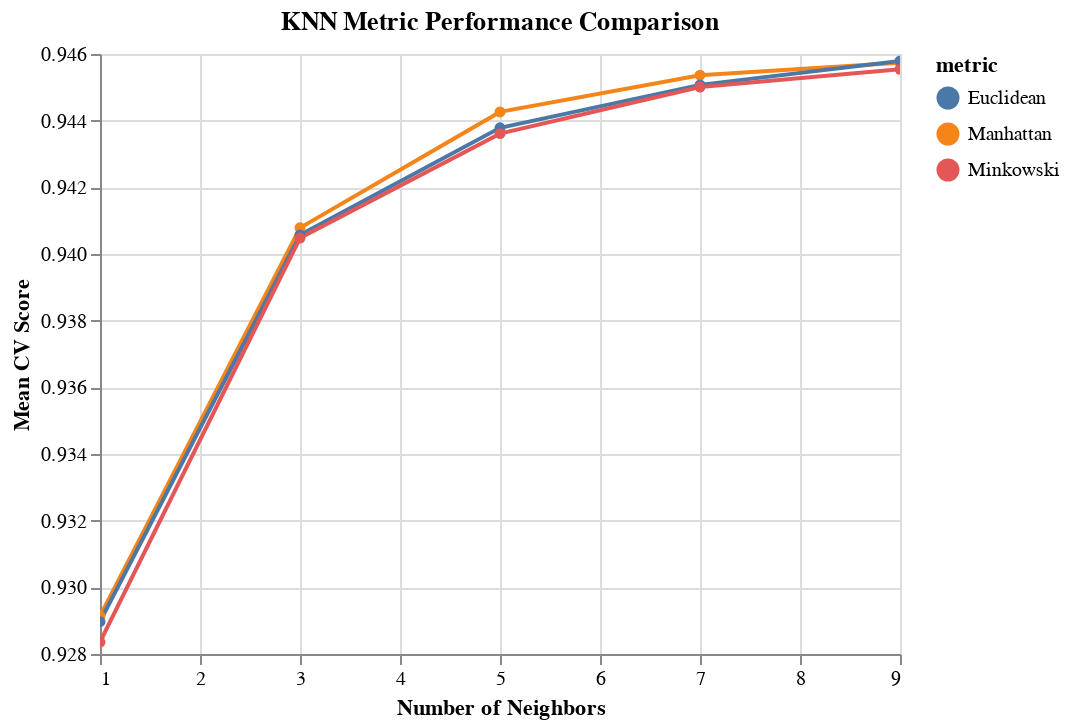

This figure's notebook cell:
### Code cell
import altair as alt
alt.renderers.enable('html')

alt.Chart(results_KNN, 
          title='KNN Metric Performance Comparison'
         ).mark_line(point=True).encode(
    alt.X('n_neighbors', title='Number of Neighbors'),
    alt.Y('Validation_acc', title='Mean CV Score', scale=alt.Scale(zero=False)),
    color='metric'
).interactive()

### Figure 1 — Vega-Lite specification as saved in the notebook (floating-point values rounded to 4 significant figures)
{"config": {"view": {"continuousWidth": 400, "continuousHeight": 300}}, "data": {"name": "data-0b45ff333475945cfe8a7904f904d084"}, "mark": {"type": "line", "point": true}, "encoding": {"color": {"type": "nominal", "field": "metric"}, "x": {"type": "quantitative", "field": "n_neighbors", "title": "Number of Neighbors"}, "y": {"type": "quantitative", "field": "Validation_acc", "scale": {"zero": false}, "title": "Mean CV Score"}}, "selection": {"selector001": {"type": "interval", "bind": "scales", "encodings": ["x", "y"]}}, "title": "KNN Metric Performance Comparison", "$schema": "https://vega.github.io/schema/vega-lite/v4.8.1.json", "datasets": {"data-0b45ff333475945cfe8a7904f904d084": [{"n_neighbors": 1, "p": 1, "Validation_acc": 0.9291, "metric": "Manhattan"}, {"n_neighbors": 1, "p": 2, "Validation_acc": 0.929, "metric": "Euclidean"}, {"n_neighbors": 1, "p": 5, "Validation_acc": 0.9284, "metric": "Minkowski"}, {"n_neighbors": 3, "p": 1, "Validation_acc": 0.9408, "metric": "Manhattan"}, {"n_neighbors": 3, "p": 2, "Validation_acc": 0.9406, "metric": "Euclidean"}, {"n_neighbors": 3, "p": 5, "Validation_acc": 0.9405, "metric": "Minkowski"}, {"n_neighbors": 5, "p": 1, "Validation_acc": 0.9443, "metric": "Manhattan"}, {"n_neighbors": 5, "p": 2, "Validation_acc": 0.9438, "metric": "Euclidean"}, {"n_neighbors": 5, "p": 5, "Validation_acc": 0.9436, "metric": "Minkowski"}, {"n_neighbors": 7, "p": 1, "Validation_acc": 0.9454, "metric": "Manhattan"}, {"n_neighbors": 7, "p": 2, "Validation_acc": 0.9451, "metric": "Euclidean"}, {"n_neighbors": 7, "p": 5, "Validation_acc": 0.945, "metric": "Minkowski"}, {"n_neighbors": 9, "p": 1, "Validation_acc": 0.9457, "metric": "Manhattan"}, {"n_neighbors": 9, "p": 2, "Validation_acc": 0.9458, "metric": "Euclidean"}, {"n_neighbors": 9, "p": 5, "Validation_acc": 0.9455, "metric": "Minkowski"}]}}
